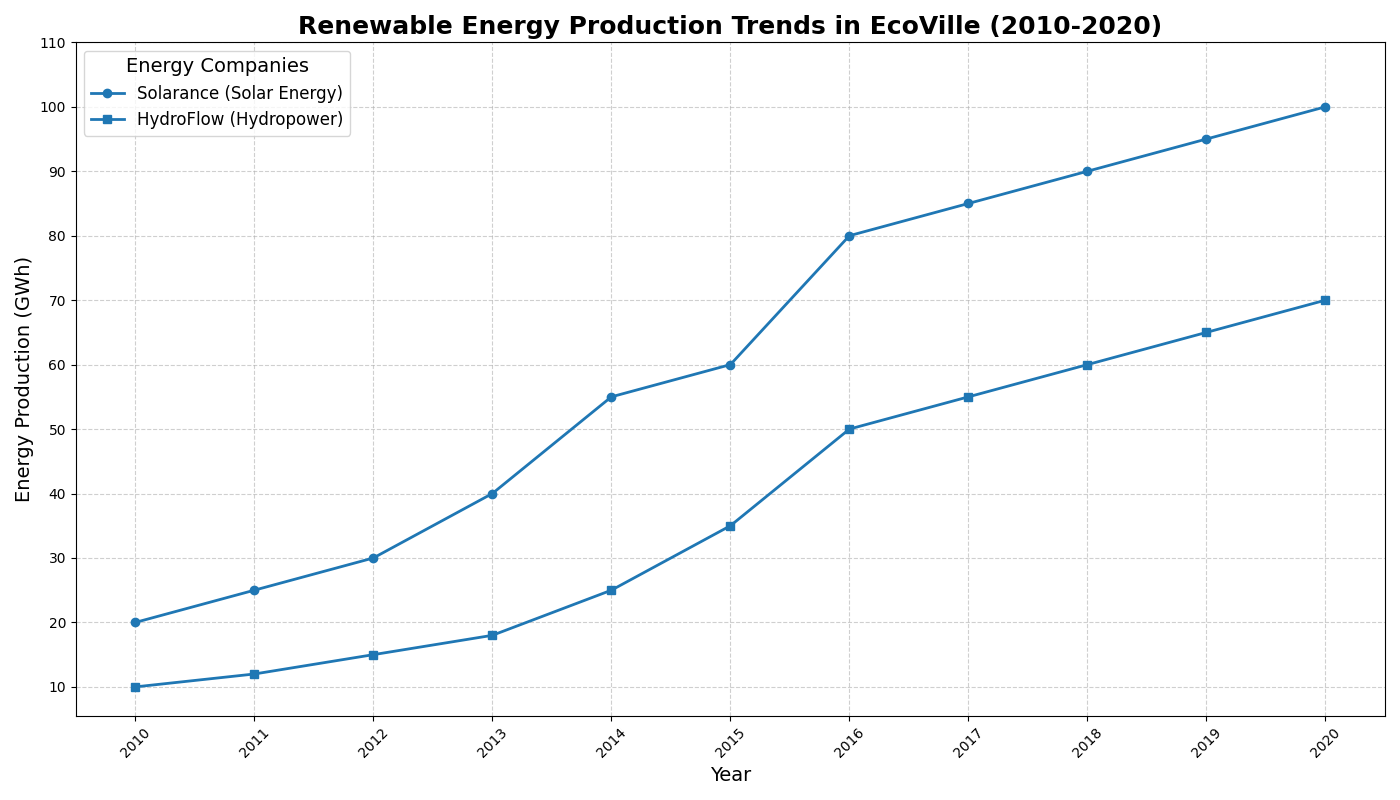

The script that drew this image:
import matplotlib.pyplot as plt
import numpy as np

years = np.arange(2010, 2021)
solarance_production = [20, 25, 30, 40, 55, 60, 80, 85, 90, 95, 100]
hydroflow_production = [10, 12, 15, 18, 25, 35, 50, 55, 60, 65, 70]

plt.figure(figsize=(14, 8))

# Use a single color for both data groups
common_color = '#1f77b4'
plt.plot(years, solarance_production, marker='o', linestyle='-', color=common_color,
         label='Solarance (Solar Energy)', linewidth=2)
plt.plot(years, hydroflow_production, marker='s', linestyle='-', color=common_color,
         label='HydroFlow (Hydropower)', linewidth=2)

plt.title('Renewable Energy Production Trends in EcoVille (2010-2020)', fontsize=18, fontweight='bold')
plt.xlabel('Year', fontsize=14)
plt.ylabel('Energy Production (GWh)', fontsize=14)
plt.grid(True, linestyle='--', alpha=0.6)
plt.xticks(years, rotation=45)
plt.yticks(np.arange(10, 111, step=10))
plt.legend(loc='upper left', fontsize=12, title='Energy Companies', title_fontsize='14')
plt.tight_layout()

plt.show()
